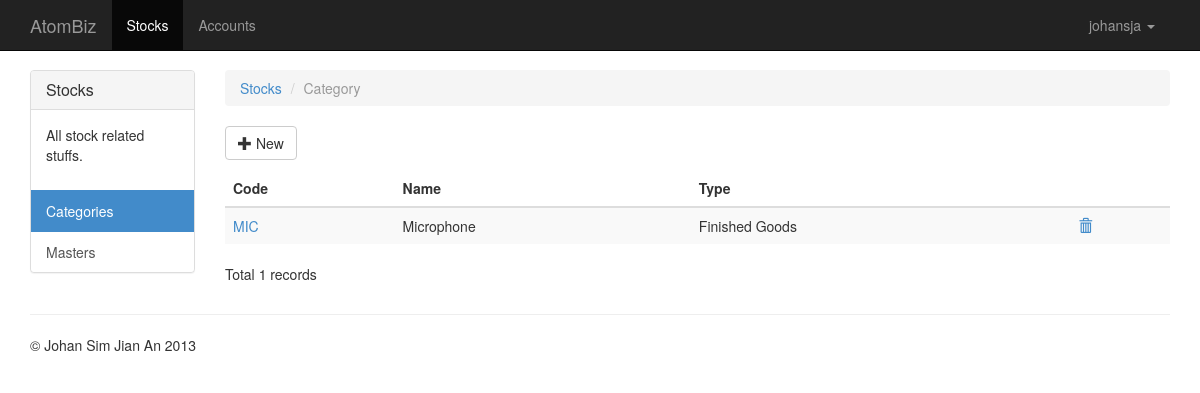
Screenshot of /stocks/category (signed in) with the database file from the repository.
### stocks/models.py (models this page shows, shortened)
class Category(models.Model):
    TYPES = (
        ('F', 'Finished Goods'),
        ('M', 'Raw Materials'),
        ('D', 'Dummy Item - (No movements)'),
        ('L', 'Labour')
    )
    code = models.CharField(max_length=8, unique=True)
    name = models.CharField(max_length=32)
    type = models.CharField(max_length=1, choices=TYPES)
    gl = models.ForeignKey(Master, related_name='stock_cat', verbose_name='GL')
    wip_gl = models.ForeignKey(Master, related_name='stock_cat_wip', verbose_name='WIP GL')
    adjustment_gl = models.ForeignKey(Master, related_name='stock_cat_adj', verbose_name='adjustments GL')
    issues_gl = models.ForeignKey(Master, related_name='stock_cat_issues', verbose_name='internal stock issues GL')
    price_gl = models.ForeignKey(Master, related_name='stock_cat_price', verbose_name='price variance GL')
    usage_gl = models.ForeignKey(Master, related_name='stock_cat_usage', verbose_name='usage variance GL')
    class Meta:
        verbose_name_plural = 'categories'

### stocks/views.py (the view)
class CategoryList(ListView):
    model = Category

### stocks/templates/stocks/category_list.html
{% extends "stocks/base.html" %}
{% block rows %}
    <ol class="breadcrumb">
        <li><a href="{% url 'stocks' %}">Stocks</a></li>
        <li class="active">Category</li>
    </ol>
    <p>
        <a href="{% url 'stocks_category_new' %}" class="btn btn-default">
            <span class="glyphicon glyphicon-plus"></span> New
        </a>
    </p>
    <div class=" table-responsive">
        <table class="table table-striped">
            <thead>
                <tr>
                    <th>Code</th>
                    <th>Name</th>
                    <th>Type</th>
                    <th>&nbsp;</th>
                </tr>
            </thead>
            <tbody>
                {% for object in object_list %}
                    <tr>
                        <td><a href="{% url 'stocks_category_edit' object.id %}">{{ object.code }}</a></td>
                        <td>{{ object.name }}</td>
                        <td>{{ object.get_type_display }}</td>
                        <td><a href="{% url 'stocks_category_delete' object.id %}"><span class="glyphicon glyphicon-trash"></span></a></td>
                    </tr>
                {% endfor %}
            </tbody>
        </table>
    </div>
    <p>Total {{ object_list|length }} records</p>
{% endblock %}

### templates/base.html (shortened to what this page needs)
{% extends 'bootstrap/base.html' %}
{% block project_navbar_brand_url %}
  {% if user.is_authenticated %}
    /users/dashboard/
  {% else %}
    /
  {% endif %}
{% endblock %}
{% block project_navbar_brand %}AtomBiz{% endblock %}
{% block project_navbar_collapse %}
  {% if user.is_authenticated %}
    <ul class="nav navbar-nav">
      {% with url="/stocks/" %}
        <li{% if url in request.path %} class="active"{% endif %}><a href="{{ url }}">Stocks</a></li>
      {% endwith %}
      {% with url="/accounts/" %}
        <li{% if url in request.path %} class="active"{% endif %}><a href="{{ url }}">Accounts</a></li>
      {% endwith %}
    </ul>
    <ul class="nav navbar-nav navbar-right">
      <li class="dropdown">
        <a href="#" class="dropdown-toggle" data-toggle="dropdown">{{ user }} <b class="caret"></b></a>
      </li>
    </ul>
  {% endif %}
{% endblock %}
{% block project_rows %}
  {% block app_rows %}
  {% endblock %}
{% endblock %}
{% block project_footer_content %}
  <p>&copy; Johan Sim Jian An 2013</p>
{% endblock %}

### templates/base.html (style rules this page uses)
body { padding-top: 70px; }

### rows the page displays
Category: code "MIC", name "Microphone", type "Finished Goods"

### other values shown
{{ user }} "johansja"
{{ object_list|length }} "1"
